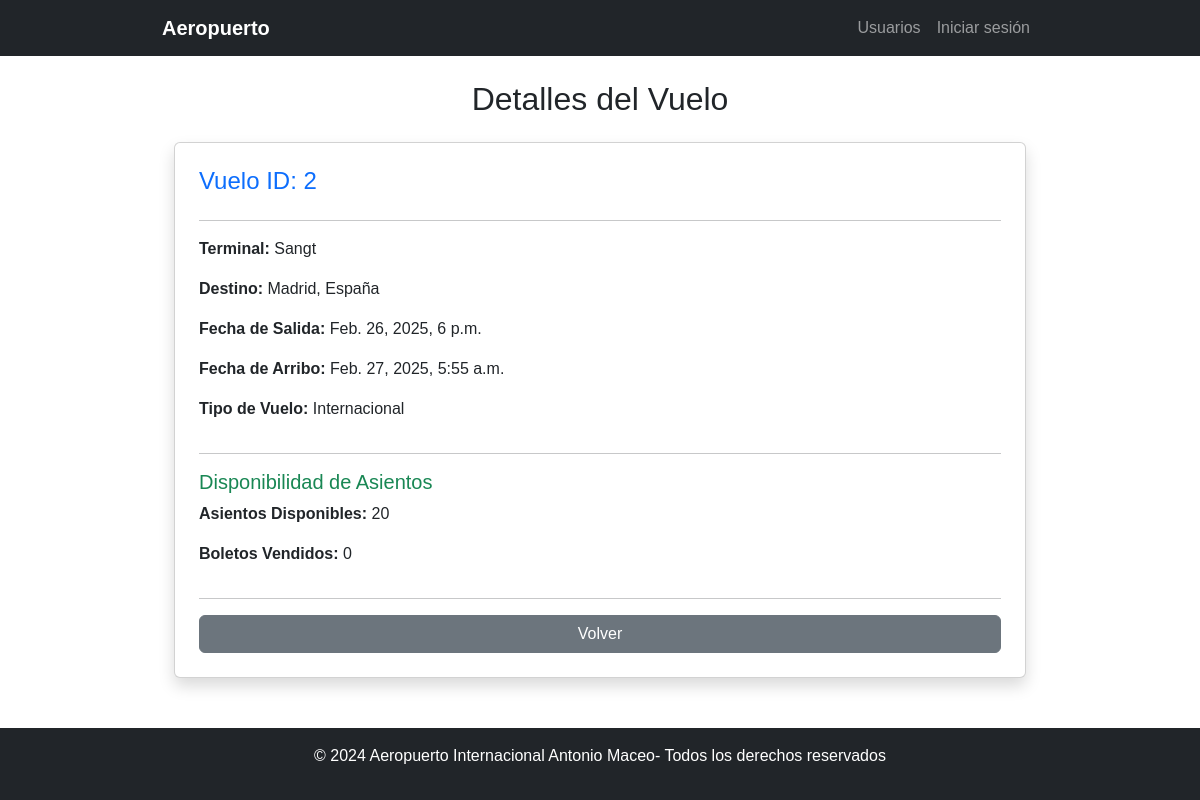
The page /airport/vuelo/detalles/pagina/2/ on the database its author committed.
### aplicacion/models.py (models this page shows, shortened)
class Vuelo(models.Model):
    TIPO_VUELO_CHOICES = [
        ('NACIONAL', 'Nacional'),
        ('INTERNACIONAL', 'Internacional'),
    ]
    terminal = models.ForeignKey('Terminal', on_delete=models.CASCADE)
    avion = models.ForeignKey('Avion', on_delete=models.CASCADE)
    pais_destino = models.CharField(max_length=100)
    ciudad_destino = models.CharField(max_length=100)
    fecha_salida = models.DateTimeField()
    fecha_arribo = models.DateTimeField()
    tipo_vuelo = models.CharField(
        max_length=13,
        choices=TIPO_VUELO_CHOICES,
        default='NACIONAL'
    )

class Terminal(models.Model):
    numero = models.IntegerField(unique=True)  # Número de terminal
    nombre = models.CharField(max_length=100, unique=True)  # Nombre de la terminal

### aplicacion/views.py (the view)
# urls.py: path('vuelo/detalles/pagina/<int:vuelo_id>/', detalles_vuelo_pagina, name='detalles_vuelo_pagina'),
def detalles_vuelo_pagina(request, vuelo_id):
    vuelo = get_object_or_404(Vuelo, id=vuelo_id)
    boletos_vendidos = Boleto.objects.filter(vuelo=vuelo).count()
    asientos_disponibles = vuelo.avion.cantidad_asientos - boletos_vendidos
    return render(
        request,
        "aplicacion/detalles_vuelo.html",
        {
            "vuelo": vuelo,
            "boletos_vendidos": boletos_vendidos,
            "asientos_disponibles": asientos_disponibles,
        },
    )

### aplicacion/templates/aplicacion/detalles_vuelo.html (shortened to what this page needs)
{% extends 'aplicacion/base.html' %}
{% block content %}
<div class="container">
    <h2 class="text-center mb-4">Detalles del Vuelo</h2>
    <div class="card shadow p-4">
        <h4 class="text-primary">Vuelo ID: {{ vuelo.id }}</h4>
        <hr>
        <p><strong>Terminal:</strong> {{ vuelo.terminal.nombre }}</p>
        <p><strong>Destino:</strong> {{ vuelo.ciudad_destino }}, {{ vuelo.pais_destino }}</p>
        <p><strong>Fecha de Salida:</strong> {{ vuelo.fecha_salida }}</p>
        <p><strong>Fecha de Arribo:</strong> {{ vuelo.fecha_arribo }}</p>
        <p><strong>Tipo de Vuelo:</strong> {{ vuelo.get_tipo_vuelo_display }}</p>
        <hr>
        <h5 class="text-success">Disponibilidad de Asientos</h5>
        <p><strong>Asientos Disponibles:</strong> {{ asientos_disponibles }}</p>
        <p><strong>Boletos Vendidos:</strong> {{ boletos_vendidos }}</p>
        <hr>
        <a href="{% url 'vista_usuario' %}" class="btn btn-secondary">Volver</a>
    </div>
</div>
{% endblock %}

### aplicacion/static/css/styles.css (style rules this page uses)
body { font-family: Arial, sans-serif; display: grid; min-height: 100vh; grid-template-rows: auto 1fr auto; }
.container { max-width: 900px; }

### rows shown on the page
Vuelo: id "2", terminal.nombre "Sangt", ciudad_destino "Madrid", pais_destino "España", fecha_salida "Feb. 26, 2025, 6 p.m.", fecha_arribo "Feb. 27, 2025, 5:55 a.m.", tipo_vuelo "Internacional"

### other values the page prints
{{ asientos_disponibles }} "20"
{{ boletos_vendidos }} "0"
